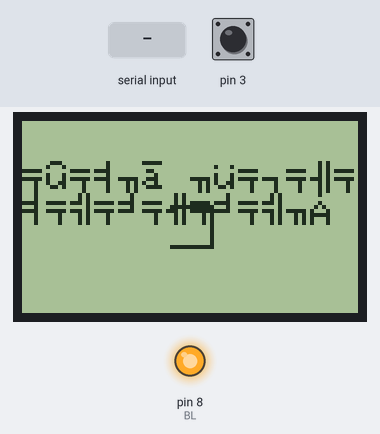
Bench run of a sketch on a simulated Arduino Uno, built with avr-gcc and run on an emulated ATmega328P. On the bench: 84×48 one-colour display, output pins drawn as LEDs (lit = HIGH). The inputs (shaded band) are chosen by the test bench; at power-on: pin 3 HIGH. What the sketch prints to the serial monitor is not drawn.

Above: at 1.5 s.
1.6 s: "time\n" received over Serial
3.8 s: pin 3 pulled LOW for 0.15 s
At 4.6 s:
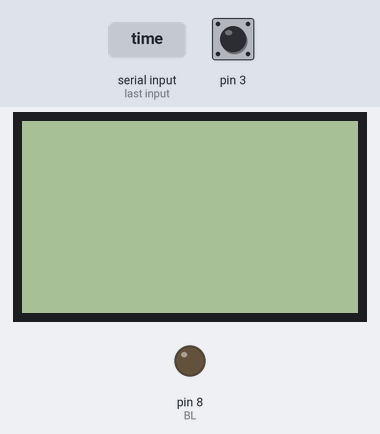
5.4 s: "goodbye\n" received over Serial
At 5.79 s:
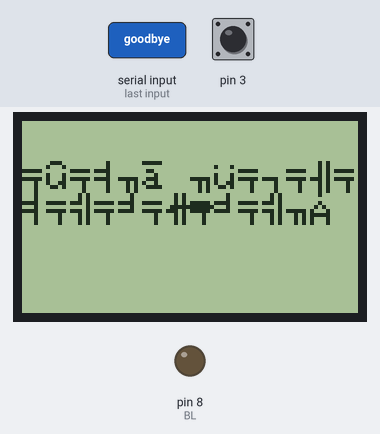
7.1 s: "notify\n" received over Serial
At 8.3 s:
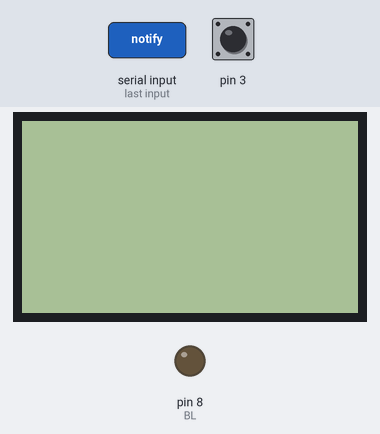
Timing chart, 0 to 9.9 s (numbered marks = the images above; inputs shaded):
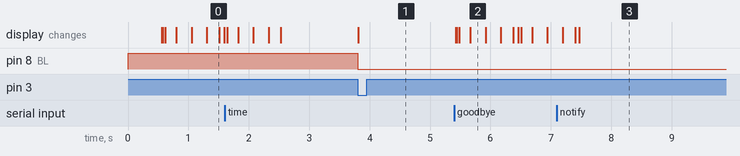

The sketch:

smartwatch.ino
```cpp
#include <MsTimer2.h>


#include <ArduinoJson.h>
#include <Wire.h>
#include <SoftwareSerial.h>

#include <Adafruit_GFX_rus.h>
#include <Adafruit_PCD8544_rus.h>
#include <SPI.h>
#define mosi   9
#define clk   10
#define dc    11
#define cs    12
#define reset 13
#define timeout 10
#define batery  A1
#define MIN_VALTEGE 2.75
#define MAX_VALTEGE 4.25
#define BL 8
bool onDisplay = false;

static unsigned char PROGMEM const logo16_glcd_bmp[] =
{ B00000000, B11000000,
  B00000001, B11000000,
  B00000001, B11000000,
  B00000011, B11100000,
  B11110011, B11100000,
  B11111110, B11111000,
  B01111110, B11111111,
  B00110011, B10011111,
  B00011111, B11111100,
  B00001101, B01110000,
  B00011011, B10100000,
  B00111111, B11100000,
  B00111111, B11110000,
  B01111100, B11110000,
  B01110000, B01110000,
  B00000000, B00110000 };

Adafruit_PCD8544 display = Adafruit_PCD8544(clk, mosi, dc, cs, reset);
StaticJsonDocument<200> parser;


int16_t i;
void setup() {
  pinMode(3, INPUT_PULLUP);
  pinMode(BL, OUTPUT);
  digitalWrite(BL, HIGH);

  // put your setup code here, to run once:
  display.begin();
  display.setContrast(60);
  Serial.begin(9600);
  display.clearDisplay();
  display.display();
  delay(500);
  attachInterrupt(1, wakeUp, FALLING);
  waitingConnection();
  analogReference(INTERNAL);
  onDisplay = true;
  MsTimer2::set(10000, wakeUpTimer);
  MsTimer2::start();
}
void loop() {
  // put your main code here, to run repeatedly:
  if (!onDisplay){
      digitalWrite(BL, LOW);
      display.clearDisplay();
      display.display();
    }

  while(Serial.available() > 0){
    Serial.println(onDisplay);
    String str = Serial.readStringUntil('\n');

    if(str == "goodbye"){
      waitingConnection();
    }

    DeserializationError error = deserializeJson(parser, str);//смотрим есть ли ошибки, заодно и парсим json
    //после, можно будет использовать как массив
    if(error){
      return;
    }

    String name = parser["name"];

    if(name == "time" && onDisplay){
      digitalWrite(BL, HIGH);
      String time = parser["time"];
      String date = parser["date"];
      drawTimeAndDate(time, date);
    }
    else if(name == "notify"){

      String text = parser["text"];
      if(text == "null"){
        break;
      }else{
      digitalWrite(BL, HIGH);
      String appName = parser["applicationName"];

      drawNotify(appName, text);
      MsTimer2::start();
      }
    }
  }
}

void drawTimeAndDate(String t, String d){
  display.clearDisplay();
  display.setTextSize(1);
  display.setTextColor(BLACK);
  display.setCursor(0, 20);
  display.println("  " + d);
  display.setCursor(0, 30);
  display.println("     " + t);

  if(analogRead(batery)>0){
    display.setCursor(45, 0);
    String p = String(chargeLevel());
    display.println(p + '%');
  }

  display.display();
}

void waitingConnection(){
  while(!(Serial.available() > 0)){

    display.clearDisplay();
    display.setTextSize(1);
    display.setTextColor(BLACK);
    display.setCursor(0, 10);
    display.println("Жду соединения");
    display.display();

    for(i = 0; i <= 10; i++){
      display.drawLine(display.width() / 2 - 5, 21, i + (display.width() / 2 - 5), 21, BLACK);
      display.display();
      delay(timeout);
      }

    for(i = 0; i <= 10; i++){
      display.drawLine(display.width() / 2 + 5, 21, display.width() / 2 + 5, 21 + i, BLACK);
      display.display();
      delay(timeout);
      }

      for(i = 0; i <= 10; i++){
      display.drawLine(display.width() / 2 + 5, 31, (display.width() / 2 + 5) - i, 31, BLACK);
      display.display();
      delay(timeout);
      }

      for(i = 0; i <= 10; i++){
      display.drawLine(display.width() / 2 - 5, 31, display.width() / 2 - 5, 31 - i, BLACK);
      display.display();
      delay(timeout);
      }

    }
}

void drawNotify(String appname, String text){
  display.clearDisplay();
  display.setTextSize(1);
  display.setTextColor(BLACK);
  display.setCursor(0, 0);
  display.println(appname);
  text.replace(": ", "\n");
  display.println(text);
  display.display();
  delay(10000);
}
float chargeLevel(){

  float Vbat = (analogRead(1) * 1.1) / 1023;
  float del = 0.24935732647814910025706940874036; // R2/(R1+R2)  0.99кОм / (9.88кОм + 0.99кОм)
  float Vin = Vbat / del;
  // уровень заряда в процентах
  float proc = ((Vin - MIN_VALTEGE) / (MAX_VALTEGE - MIN_VALTEGE)) * 100;
  return proc;

}
void wakeUp(){
  onDisplay = !onDisplay;
  MsTimer2::start();
}
void wakeUpTimer(){
  onDisplay = false;
  MsTimer2::stop();
}
```

Measured:
- after the input at 3.8 s, pin 8 (BL): HIGH → LOW at once; the display: changes at once (image 1)
- after the input at 5.4 s, the display: first changes at once (image 2 shows a later state)
- after the input at 7.1 s, the display: first differs from a run without the input after 0.37 s (image 3)
